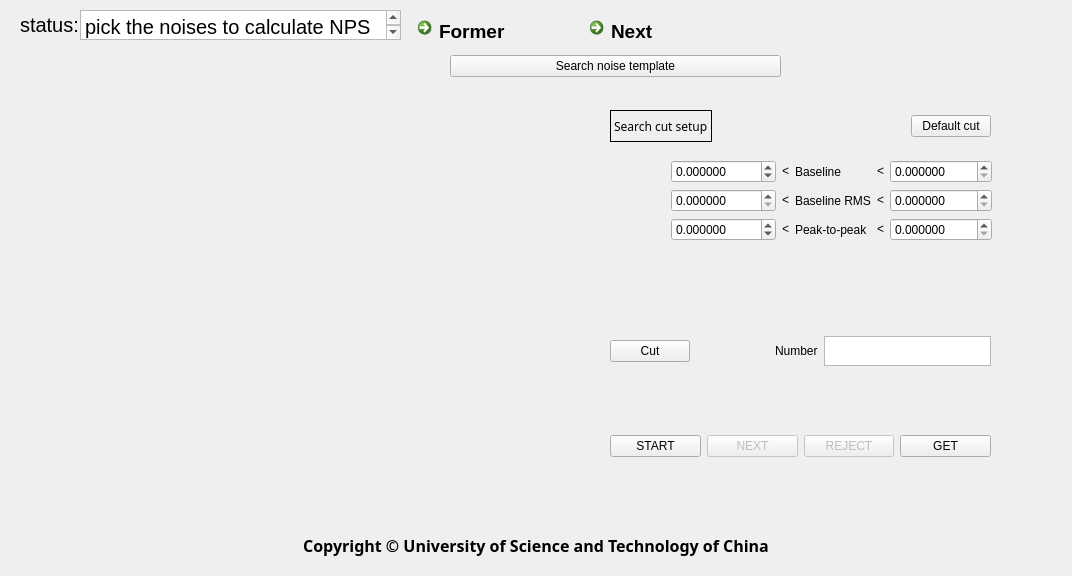
<?xml version="1.0" encoding="UTF-8"?>
<ui version="4.0">
 <class>MainWindow</class>
 <widget class="QMainWindow" name="MainWindow">
  <property name="geometry">
   <rect>
    <x>0</x>
    <y>0</y>
    <width>1072</width>
    <height>576</height>
   </rect>
  </property>
  <property name="font">
   <font>
    <underline>false</underline>
   </font>
  </property>
  <property name="windowTitle">
   <string>MainWindow</string>
  </property>
  <widget class="QWidget" name="centralwidget">
   <widget class="QLabel" name="label">
    <property name="geometry">
     <rect>
      <x>20</x>
      <y>10</y>
      <width>58</width>
      <height>30</height>
     </rect>
    </property>
    <property name="font">
     <font>
      <pointsize>15</pointsize>
      <underline>false</underline>
     </font>
    </property>
    <property name="text">
     <string>status:</string>
    </property>
   </widget>
   <widget class="QTextBrowser" name="textBrowser">
    <property name="geometry">
     <rect>
      <x>80</x>
      <y>10</y>
      <width>321</width>
      <height>30</height>
     </rect>
    </property>
    <property name="maximumSize">
     <size>
      <width>16777215</width>
      <height>30</height>
     </size>
    </property>
    <property name="font">
     <font>
      <pointsize>15</pointsize>
      <underline>false</underline>
     </font>
    </property>
    <property name="html">
     <string>&lt;!DOCTYPE HTML PUBLIC &quot;-//W3C//DTD HTML 4.0//EN&quot; &quot;http://www.w3.org/TR/REC-html40/strict.dtd&quot;&gt;
&lt;html&gt;&lt;head&gt;&lt;meta name=&quot;qrichtext&quot; content=&quot;1&quot; /&gt;&lt;style type=&quot;text/css&quot;&gt;
p, li { white-space: pre-wrap; }
&lt;/style&gt;&lt;/head&gt;&lt;body style=&quot; font-family:'.AppleSystemUIFont'; font-size:15pt; font-weight:400; font-style:normal;&quot;&gt;
&lt;p style=&quot; margin-top:0px; margin-bottom:0px; margin-left:0px; margin-right:0px; -qt-block-indent:0; text-indent:0px;&quot;&gt;pick the noises to calculate NPS&lt;/p&gt;&lt;/body&gt;&lt;/html&gt;</string>
    </property>
   </widget>
   <widget class="MplWidget" name="MplWidget" native="true">
    <property name="enabled">
     <bool>true</bool>
    </property>
    <property name="geometry">
     <rect>
      <x>20</x>
      <y>90</y>
      <width>551</width>
      <height>431</height>
     </rect>
    </property>
    <property name="mouseTracking">
     <bool>true</bool>
    </property>
    <property name="tabletTracking">
     <bool>true</bool>
    </property>
   </widget>
   <widget class="QLabel" name="label_16">
    <property name="geometry">
     <rect>
      <x>136</x>
      <y>530</y>
      <width>800</width>
      <height>30</height>
     </rect>
    </property>
    <property name="font">
     <font>
      <family>MS PGothic</family>
      <pointsize>12</pointsize>
      <weight>75</weight>
      <bold>true</bold>
      <underline>false</underline>
     </font>
    </property>
    <property name="text">
     <string>Copyright © University of Science and Technology of China</string>
    </property>
    <property name="alignment">
     <set>Qt::AlignCenter</set>
    </property>
    <property name="wordWrap">
     <bool>true</bool>
    </property>
   </widget>
   <widget class="QWidget" name="layoutWidget">
    <property name="geometry">
     <rect>
      <x>410</x>
      <y>10</y>
      <width>338</width>
      <height>30</height>
     </rect>
    </property>
    <layout class="QGridLayout" name="gridLayout">
     <item row="0" column="0">
      <widget class="QCommandLinkButton" name="commandLinkButton_former">
       <property name="maximumSize">
        <size>
         <width>16777215</width>
         <height>30</height>
        </size>
       </property>
       <property name="font">
        <font>
         <pointsize>14</pointsize>
         <underline>false</underline>
        </font>
       </property>
       <property name="text">
        <string>Former</string>
       </property>
      </widget>
     </item>
     <item row="0" column="1">
      <widget class="QCommandLinkButton" name="commandLinkButton_next">
       <property name="maximumSize">
        <size>
         <width>16777215</width>
         <height>30</height>
        </size>
       </property>
       <property name="font">
        <font>
         <pointsize>14</pointsize>
         <underline>false</underline>
        </font>
       </property>
       <property name="text">
        <string>Next</string>
       </property>
      </widget>
     </item>
    </layout>
   </widget>
   <widget class="QWidget" name="layoutWidget">
    <property name="geometry">
     <rect>
      <x>450</x>
      <y>50</y>
      <width>331</width>
      <height>32</height>
     </rect>
    </property>
    <layout class="QHBoxLayout" name="horizontalLayout">
     <item>
      <widget class="QPushButton" name="pushButton_search">
       <property name="text">
        <string>Search noise template</string>
       </property>
       <property name="checkable">
        <bool>false</bool>
       </property>
      </widget>
     </item>
    </layout>
   </widget>
   <widget class="QWidget" name="gridLayoutWidget">
    <property name="geometry">
     <rect>
      <x>671</x>
      <y>160</y>
      <width>321</width>
      <height>131</height>
     </rect>
    </property>
    <layout class="QGridLayout" name="gridLayout_3">
     <item row="1" column="2">
      <widget class="QLabel" name="label_8">
       <property name="text">
        <string>Baseline RMS</string>
       </property>
      </widget>
     </item>
     <item row="2" column="3">
      <widget class="QLabel" name="label_12">
       <property name="text">
        <string>&lt;</string>
       </property>
      </widget>
     </item>
     <item row="4" column="3">
      <widget class="QLabel" name="label_15">
       <property name="text">
        <string/>
       </property>
      </widget>
     </item>
     <item row="2" column="1">
      <widget class="QLabel" name="label_4">
       <property name="text">
        <string>&lt;</string>
       </property>
      </widget>
     </item>
     <item row="1" column="3">
      <widget class="QLabel" name="label_9">
       <property name="text">
        <string>&lt;</string>
       </property>
      </widget>
     </item>
     <item row="0" column="0">
      <widget class="QDoubleSpinBox" name="doubleSpinBox_blmin">
       <property name="minimumSize">
        <size>
         <width>80</width>
         <height>0</height>
        </size>
       </property>
       <property name="decimals">
        <number>6</number>
       </property>
       <property name="minimum">
        <double>-10000.000000000000000</double>
       </property>
       <property name="maximum">
        <double>70000.000000000000000</double>
       </property>
      </widget>
     </item>
     <item row="0" column="3">
      <widget class="QLabel" name="label_2">
       <property name="text">
        <string>&lt;</string>
       </property>
      </widget>
     </item>
     <item row="1" column="1">
      <widget class="QLabel" name="label_7">
       <property name="text">
        <string>&lt;</string>
       </property>
      </widget>
     </item>
     <item row="0" column="4">
      <widget class="QDoubleSpinBox" name="doubleSpinBox_blmax">
       <property name="minimumSize">
        <size>
         <width>80</width>
         <height>0</height>
        </size>
       </property>
       <property name="decimals">
        <number>6</number>
       </property>
       <property name="maximum">
        <double>70000.000000000000000</double>
       </property>
      </widget>
     </item>
     <item row="2" column="4">
      <widget class="QDoubleSpinBox" name="doubleSpinBox_ppmax">
       <property name="minimumSize">
        <size>
         <width>80</width>
         <height>0</height>
        </size>
       </property>
       <property name="decimals">
        <number>6</number>
       </property>
       <property name="maximum">
        <double>10000.000000000000000</double>
       </property>
      </widget>
     </item>
     <item row="1" column="4">
      <widget class="QDoubleSpinBox" name="doubleSpinBox_blRMSmax">
       <property name="minimumSize">
        <size>
         <width>80</width>
         <height>0</height>
        </size>
       </property>
       <property name="decimals">
        <number>6</number>
       </property>
       <property name="maximum">
        <double>10000.000000000000000</double>
       </property>
      </widget>
     </item>
     <item row="0" column="1">
      <widget class="QLabel" name="label_3">
       <property name="text">
        <string>&lt;</string>
       </property>
      </widget>
     </item>
     <item row="2" column="0">
      <widget class="QDoubleSpinBox" name="doubleSpinBox_ppmin">
       <property name="minimumSize">
        <size>
         <width>80</width>
         <height>0</height>
        </size>
       </property>
       <property name="decimals">
        <number>6</number>
       </property>
       <property name="minimum">
        <double>-10000.000000000000000</double>
       </property>
       <property name="maximum">
        <double>10000.000000000000000</double>
       </property>
      </widget>
     </item>
     <item row="0" column="2">
      <widget class="QLabel" name="label_amp">
       <property name="text">
        <string>Baseline</string>
       </property>
      </widget>
     </item>
     <item row="2" column="2">
      <widget class="QLabel" name="label_11">
       <property name="text">
        <string>Peak-to-peak</string>
       </property>
      </widget>
     </item>
     <item row="1" column="0">
      <widget class="QDoubleSpinBox" name="doubleSpinBox_blRMSmin">
       <property name="minimumSize">
        <size>
         <width>80</width>
         <height>0</height>
        </size>
       </property>
       <property name="decimals">
        <number>6</number>
       </property>
       <property name="maximum">
        <double>10000.000000000000000</double>
       </property>
      </widget>
     </item>
    </layout>
   </widget>
   <widget class="QWidget" name="gridLayoutWidget_3">
    <property name="geometry">
     <rect>
      <x>610</x>
      <y>330</y>
      <width>381</width>
      <height>42</height>
     </rect>
    </property>
    <layout class="QGridLayout" name="gridLayout_4">
     <item row="0" column="3">
      <widget class="QTextBrowser" name="textBrowser_bl">
       <property name="enabled">
        <bool>true</bool>
       </property>
       <property name="sizePolicy">
        <sizepolicy hsizetype="Expanding" vsizetype="Fixed">
         <horstretch>0</horstretch>
         <verstretch>0</verstretch>
        </sizepolicy>
       </property>
       <property name="maximumSize">
        <size>
         <width>16777215</width>
         <height>30</height>
        </size>
       </property>
      </widget>
     </item>
     <item row="0" column="2">
      <widget class="QLabel" name="label_num">
       <property name="text">
        <string>Number</string>
       </property>
      </widget>
     </item>
     <item row="0" column="0">
      <widget class="QPushButton" name="pushButton_cut">
       <property name="text">
        <string>Cut</string>
       </property>
      </widget>
     </item>
     <item row="0" column="1">
      <spacer name="horizontalSpacer_2">
       <property name="orientation">
        <enum>Qt::Horizontal</enum>
       </property>
       <property name="sizeHint" stdset="0">
        <size>
         <width>168</width>
         <height>27</height>
        </size>
       </property>
      </spacer>
     </item>
    </layout>
   </widget>
   <widget class="QWidget" name="layoutWidget_2">
    <property name="geometry">
     <rect>
      <x>610</x>
      <y>430</y>
      <width>381</width>
      <height>32</height>
     </rect>
    </property>
    <layout class="QHBoxLayout" name="horizontalLayout_2">
     <item>
      <widget class="QPushButton" name="pushButton_start">
       <property name="text">
        <string>START</string>
       </property>
      </widget>
     </item>
     <item>
      <widget class="QPushButton" name="pushButton_next">
       <property name="enabled">
        <bool>false</bool>
       </property>
       <property name="text">
        <string>NEXT</string>
       </property>
      </widget>
     </item>
     <item>
      <widget class="QPushButton" name="pushButton_yes">
       <property name="enabled">
        <bool>false</bool>
       </property>
       <property name="text">
        <string>REJECT</string>
       </property>
       <property name="checkable">
        <bool>false</bool>
       </property>
      </widget>
     </item>
     <item>
      <widget class="QPushButton" name="pushButton_end">
       <property name="enabled">
        <bool>true</bool>
       </property>
       <property name="text">
        <string>GET</string>
       </property>
       <property name="checkable">
        <bool>false</bool>
       </property>
      </widget>
     </item>
    </layout>
   </widget>
   <widget class="QWidget" name="horizontalLayoutWidget">
    <property name="geometry">
     <rect>
      <x>610</x>
      <y>110</y>
      <width>381</width>
      <height>32</height>
     </rect>
    </property>
    <layout class="QHBoxLayout" name="horizontalLayout_3">
     <item>
      <widget class="QLabel" name="label_14">
       <property name="font">
        <font>
         <family>Heiti SC</family>
         <underline>false</underline>
        </font>
       </property>
       <property name="frameShape">
        <enum>QFrame::Box</enum>
       </property>
       <property name="text">
        <string>Search cut setup</string>
       </property>
      </widget>
     </item>
     <item>
      <spacer name="horizontalSpacer">
       <property name="orientation">
        <enum>Qt::Horizontal</enum>
       </property>
       <property name="sizeHint" stdset="0">
        <size>
         <width>40</width>
         <height>20</height>
        </size>
       </property>
      </spacer>
     </item>
     <item>
      <widget class="QPushButton" name="pushButton_defaultcut">
       <property name="text">
        <string>Default cut</string>
       </property>
      </widget>
     </item>
    </layout>
   </widget>
  </widget>
 </widget>
 <customwidgets>
  <customwidget>
   <class>MplWidget</class>
   <extends>QWidget</extends>
   <header location="global">mplwidget.h</header>
   <container>1</container>
  </customwidget>
 </customwidgets>
 <resources/>
 <connections/>
</ui>
